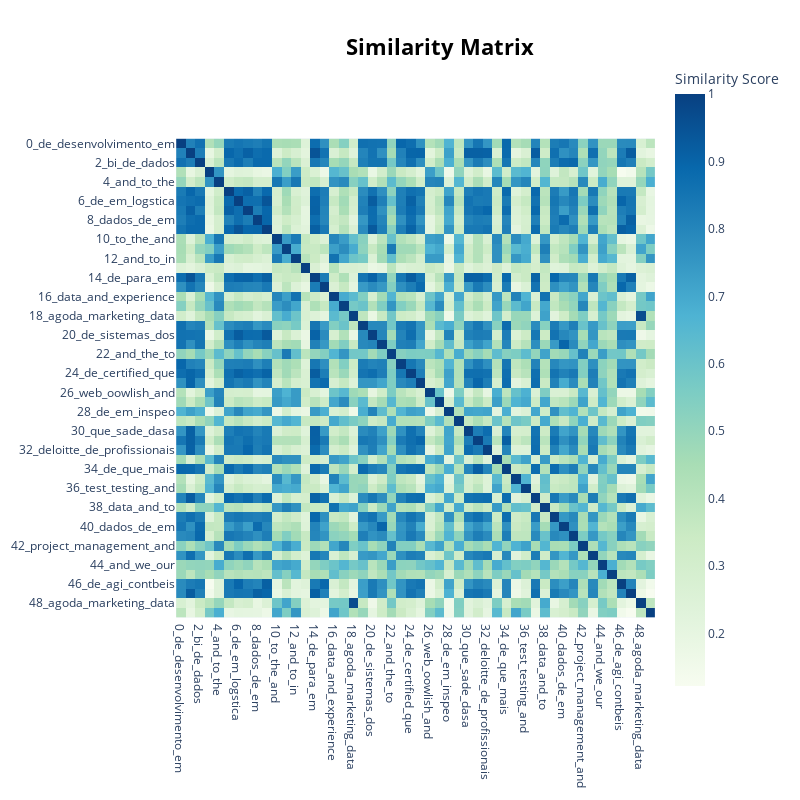

Here is the notebook cell this chart was saved with:
### Code cell
topic_model.visualize_heatmap()

### Figure 1 — Plotly figure (JSON) as saved in the notebook; plotly's stock layout.template omitted (floating-point values rounded to 4 significant figures; data arrays with more than 128 entries replaced by an {"elided": "..."} marker saying what was removed)
{"data": [{"coloraxis": "coloraxis", "hovertemplate": "x: %{x}<br>y: %{y}<br>Similarity Score: %{z}<extra></extra>", "name": "0", "type": "heatmap", "x": ["0_de_desenvolvimento_em", "1_de_que_com", "2_bi_de_dados", "3_in_the_and", "4_and_to_the", "5_marketing_de_em", "6_de_em_logstica", "7_de_que_accenture", "8_dados_de_em", "9_de_da_rh", "10_to_the_and", "11_and_the_to", "12_and_to_in", "13_sports_statistician_foot...", "14_de_para_em", "15_crdito_de_para", "16_data_and_experience", "17_support_and_to", "18_agoda_marketing_data", "19_de_em_para", "20_de_sistemas_dos", "21_de_sql_em", "22_and_the_to", "23_java_de_spring", "24_de_certified_que", "25_de_picpay_da", "26_web_oowlish_and", "27_security_and_of", "28_de_em_inspeo", "29_energy_the_in", "30_que_sade_dasa", "31_de_com_que", "32_deloitte_de_profissionais", "33_launchpad_and_to", "34_de_que_mais", "35_learning_machine_models", "36_test_testing_and", "37_pagamento_de_em", "38_data_and_to", "39_de_siemens_em", "40_dados_de_em", "41_analytics_de_em", "42_project_management_and", "43_accenture_pessoa_desenvo...", "44_and_we_our", "45_collection_you_appen", "46_de_agi_contbeis", "47_de_dados_para", "48_agoda_marketing_data", "49_substrate_o365_or"], "xaxis": "x", "y": ["0_de_desenvolvimento_em", "1_de_que_com", "2_bi_de_dados", "3_in_the_and", "4_and_to_the", "5_marketing_de_em", "6_de_em_logstica", "7_de_que_accenture", "8_dados_de_em", "9_de_da_rh", "10_to_the_and", "11_and_the_to", "12_and_to_in", "13_sports_statistician_foot...", "14_de_para_em", "15_crdito_de_para", "16_data_and_experience", "17_support_and_to", "18_agoda_marketing_data", "19_de_em_para", "20_de_sistemas_dos", "21_de_sql_em", "22_and_the_to", "23_java_de_spring", "24_de_certified_que", "25_de_picpay_da", "26_web_oowlish_and", "27_security_and_of", "28_de_em_inspeo", "29_energy_the_in", "30_que_sade_dasa", "31_de_com_que", "32_deloitte_de_profissionais", "33_launchpad_and_to", "34_de_que_mais", "35_learning_machine_models", "36_test_testing_and", "37_pagamento_de_em", "38_data_and_to", "39_de_siemens_em", "40_dados_de_em", "41_analytics_de_em", "42_project_management_and", "43_accenture_pessoa_desenvo...", "44_and_we_our", "45_collection_you_appen", "46_de_agi_contbeis", "47_de_dados_para", "48_agoda_marketing_data", "49_substrate_o365_or"], "yaxis": "y", "z": {"elided": "50x50 float values"}}], "layout": {"coloraxis": {"colorbar": {"title": {"text": "Similarity Score"}}, "colorscale": [[0, "rgb(247,252,240)"], [0.125, "rgb(224,243,219)"], [0.25, "rgb(204,235,197)"], [0.375, "rgb(168,221,181)"], [0.5, "rgb(123,204,196)"], [0.625, "rgb(78,179,211)"], [0.75, "rgb(43,140,190)"], [0.875, "rgb(8,104,172)"], [1, "rgb(8,64,129)"]]}, "height": 800, "hoverlabel": {"bgcolor": "white", "font": {"family": "Rockwell", "size": 16}}, "legend": {"title": {"text": "Trend"}}, "margin": {"t": 60}, "showlegend": true, "title": {"font": {"color": "Black", "size": 22}, "text": "<b>Similarity Matrix</b>", "x": 0.55, "xanchor": "center", "y": 0.95, "yanchor": "top"}, "width": 800, "xaxis": {"anchor": "y", "constrain": "domain", "domain": [0, 1], "scaleanchor": "y"}, "yaxis": {"anchor": "x", "autorange": "reversed", "constrain": "domain", "domain": [0, 1]}}}
